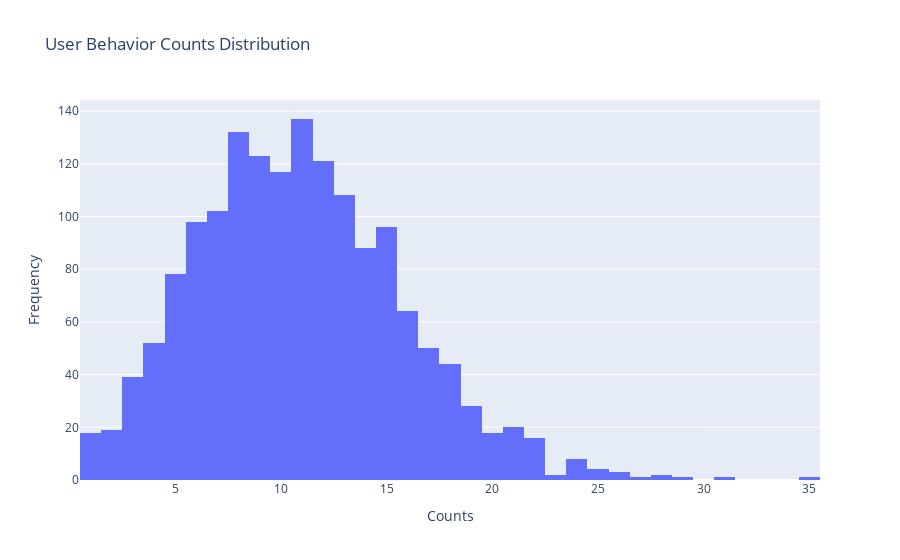

The notebook cell saved with this chart:
### Markdown cell above
User 1040 has 35 times user behaviors in this dataset, the most of any user.

### Code cell
# Calculate the count of each UserID using value_counts
userid_counts = elearning['UserID'].value_counts()

# Create histogram data
data = go.Histogram(x=userid_counts.values)

# Create layout
layout = go.Layout(title='User Behavior Counts Distribution', xaxis=dict(title='Counts'), yaxis=dict(title='Frequency'))

# Create the chart
fig = go.Figure(data=data, layout=layout)

# Show the chart
fig.show()

### Figure 1 — Plotly figure (JSON) as saved in the notebook; plotly's stock layout.template omitted (floating-point values rounded to 4 significant figures; data arrays with more than 128 entries replaced by an {"elided": "..."} marker saying what was removed)
{"data": [{"type": "histogram", "x": {"elided": "1591 int values"}}], "layout": {"title": {"text": "User Behavior Counts Distribution"}, "xaxis": {"title": {"text": "Counts"}}, "yaxis": {"title": {"text": "Frequency"}}}}
